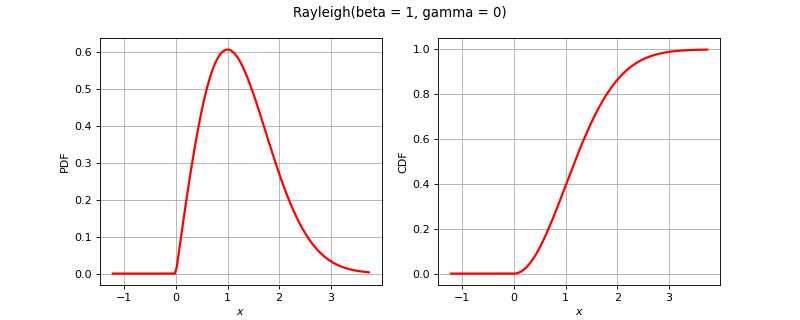

The Python source for this figure:
import openturns as ot
from matplotlib import pyplot as plt
from openturns.viewer import View
title = None
if ot.Rayleigh().__class__.__name__ == 'Bernoulli':
    distribution = ot.Bernoulli(0.7)
elif ot.Rayleigh().__class__.__name__ == 'Binomial':
    distribution = ot.Binomial(5, 0.2)
elif ot.Rayleigh().__class__.__name__ == 'Hypergeometric':
    distribution = ot.Hypergeometric(10, 4, 7)
elif ot.Rayleigh().__class__.__name__ == 'CumulativeDistributionNetwork':
    coll = [ot.Normal(2),ot.Dirichlet([0.5, 1.0, 1.5])]
    distribution = ot.CumulativeDistributionNetwork(coll, ot.BipartiteGraph([[0,1], [0,1]]))
elif ot.Rayleigh().__class__.__name__ == 'Histogram':
    distribution = ot.Histogram([-1.0, 0.5, 1.0, 2.0], [0.45, 0.4, 0.15])
elif ot.Rayleigh().__class__.__name__ == 'KernelMixture':
    kernel = ot.Uniform()
    sample = ot.Normal().getSample(5)
    bandwith = [1.0]
    distribution = ot.KernelMixture(kernel, bandwith, sample)
elif ot.Rayleigh().__class__.__name__ == 'MaximumDistribution':
    coll = [ot.Uniform(2.5, 3.5), ot.LogUniform(1.0, 1.2), ot.Triangular(2.0, 3.0, 4.0)]
    distribution = ot.MaximumDistribution(coll)
elif ot.Rayleigh().__class__.__name__ == 'Multinomial':
    distribution = ot.Multinomial(5, [0.2])
elif ot.Rayleigh().__class__.__name__ == 'RandomMixture':
    coll = [ot.Triangular(0.0, 1.0, 5.0), ot.Uniform(-2.0, 2.0)]
    weights = [0.8, 0.2]
    cst = 3.0
    distribution = ot.RandomMixture(coll, weights, cst)
elif ot.Rayleigh().__class__.__name__ == 'TruncatedDistribution':
    distribution = ot.TruncatedDistribution(ot.Normal(2.0, 1.5), 1.0, 4.0)
elif ot.Rayleigh().__class__.__name__ == 'UserDefined':
    distribution = ot.UserDefined([[1.0], [2.0], [3.0]], [0.4, 0.5, 1.0])
elif ot.Rayleigh().__class__.__name__ == 'ZipfMandelbrot':
    distribution = ot.ZipfMandelbrot(10, 2.5, 0.3)
elif ot.Rayleigh().__class__.__name__ == 'Normal':
    cov = ot.CovarianceMatrix([[1.0, -0.5], [-0.5, 1.0]])
    distribution = ot.Normal([0.0, 0.0], cov)
    title = "Normal dist. with correlation coefficient {}".format(cov[0, 1])
else:
    distribution = ot.Rayleigh()

dimension = distribution.getDimension()
if title is None:
    title = str(distribution)[:100].split('\n')[0]
if dimension == 1:
    distribution.setDescription(['$x$'])
    pdf_graph = distribution.drawPDF()
    cdf_graph = distribution.drawCDF()
    fig = plt.figure(figsize=(10, 4))
    pdf_axis = fig.add_subplot(121)
    cdf_axis = fig.add_subplot(122)
    View(pdf_graph, figure=fig, axes=[pdf_axis], add_legend=False)
    View(cdf_graph, figure=fig, axes=[cdf_axis], add_legend=False)
    fig.suptitle(title)
elif dimension == 2:
    grid = ot.GridLayout(1, 2)
    pdf_graph = distribution.drawPDF()
    pdf_graph.setLegends([''])
    cdf_graph = distribution.drawCDF()
    cdf_graph.setLegends([''])
    grid.setGraph(0, 0, pdf_graph)
    grid.setGraph(0, 1, cdf_graph)
    grid.setTitle(title)
    fig = View(grid).getFigure()
    fig.axes[0].set_title('PDF')
    fig.axes[1].set_title('CDF')
